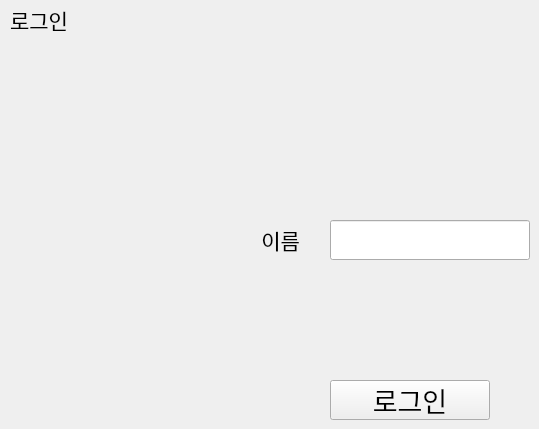
   <widget class="QWidget" name="logInPage">
    <widget class="QLabel" name="label_6">
     <property name="geometry">
      <rect>
       <x>10</x>
       <y>0</y>
       <width>120</width>
       <height>40</height>
      </rect>
     </property>
     <property name="font">
      <font>
       <pointsize>16</pointsize>
      </font>
     </property>
     <property name="text">
      <string>로그인</string>
     </property>
    </widget>
    <widget class="QPushButton" name="logIn">
     <property name="geometry">
      <rect>
       <x>330</x>
       <y>380</y>
       <width>160</width>
       <height>40</height>
      </rect>
     </property>
     <property name="font">
      <font>
       <pointsize>20</pointsize>
      </font>
     </property>
     <property name="text">
      <string>로그인</string>
     </property>
    </widget>
    <widget class="QLabel" name="label_7">
     <property name="geometry">
      <rect>
       <x>180</x>
       <y>220</y>
       <width>120</width>
       <height>40</height>
      </rect>
     </property>
     <property name="font">
      <font>
       <pointsize>16</pointsize>
      </font>
     </property>
     <property name="text">
      <string>이름</string>
     </property>
     <property name="alignment">
      <set>Qt::AlignRight|Qt::AlignTrailing|Qt::AlignVCenter</set>
     </property>
    </widget>
    <widget class="QLineEdit" name="studentName">
     <property name="geometry">
      <rect>
       <x>330</x>
       <y>220</y>
       <width>200</width>
       <height>40</height>
      </rect>
     </property>
     <property name="font">
      <font>
       <pointsize>16</pointsize>
      </font>
     </property>
    </widget>
    <widget class="QLabel" name="fail_message">
     <property name="geometry">
      <rect>
       <x>330</x>
       <y>340</y>
       <width>161</width>
       <height>21</height>
      </rect>
     </property>
     <property name="font">
      <font>
       <family>Arial</family>
       <pointsize>16</pointsize>
      </font>
     </property>
     <property name="text">
      <string/>
     </property>
     <property name="alignment">
      <set>Qt::AlignCenter</set>
     </property>
    </widget>
   </widget>
